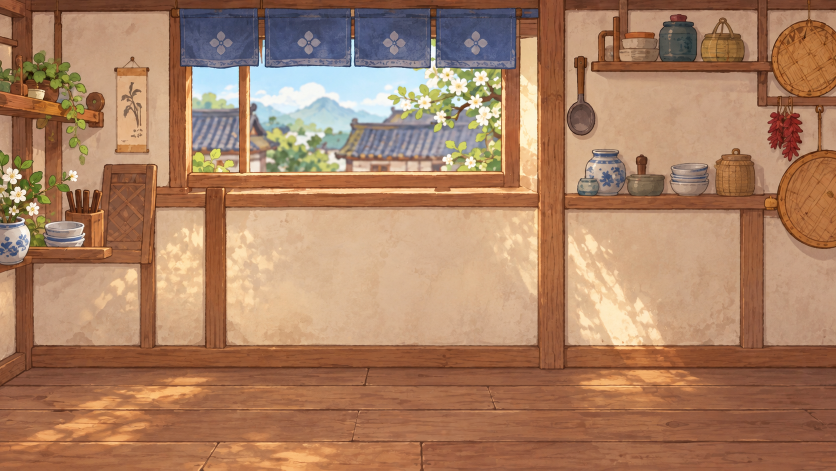
#> input picture 背景.png, 1672 x 941 px (shown at 1/2 size)
$ python style_test.py
#> lines starting #> are read from the running program, lines starting #| are printed output that depends on the picture
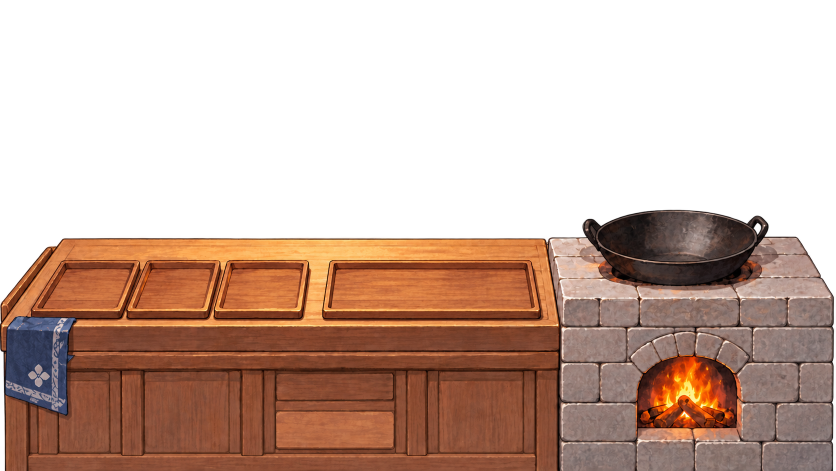
#> input picture 案台 (2).png, 1672 x 941 px (shown at 1/2 size)
#> further down, counter is the input picture: PIL image 1672x941 RGBA; mean R, G, B, A 73.8, 47.3, 34.8, 124.9
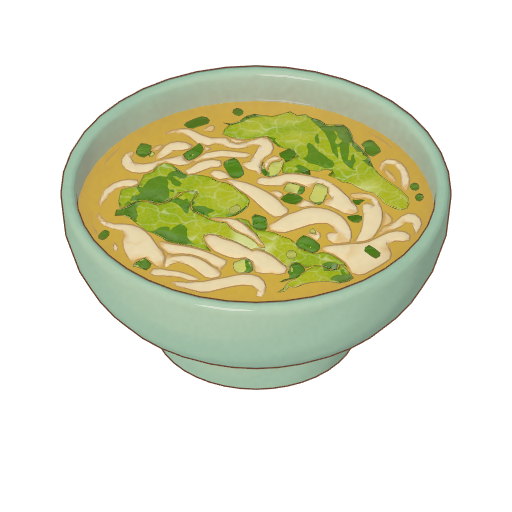
#> input picture Unity/Assets/Resources/Food3D/D02.png, 512 x 512 px
#> in painted_icon, ic is the input picture: PIL image 512x512 RGBA; mean R, G, B, A 64, 65, 43.7, 94.3
### WhiteModel/paint_filter.py
"""Style test B: a painterly (水彩手绘) finish for 三渲二 renders, to bring the 3D hall closer to the
painted kitchen art (背景.png / 案台.png). Screen-space only, so it can become a full-screen effect
in Unity later: the wash drifts a little against the ink, pigment granulates and pools at the edges
of each colour area, the ink softens and warms, dappled light falls across the picture, and it is
all printed on warm paper.

    python paint_filter.py <in.png> <out.png> [--bg #f3e6cc] [--strength 1.0]
RGBA input is composited over the background colour first.
"""
import sys

import numpy as np
from PIL import Image

rng = np.random.default_rng(11)


def box(a, r):
    k = 2 * r + 1
    rest = [(0, 0)] * (a.ndim - 2)
    a = np.pad(a, [(r + 1, r), (0, 0)] + rest, mode='edge').cumsum(0)
    a = (a[k:] - a[:-k]) / k
    a = np.pad(a, [(0, 0), (r + 1, r)] + rest, mode='edge').cumsum(1)
    return (a[:, k:] - a[:, :-k]) / k


def blur(a, sigma):
    r = max(1, round((np.sqrt(4 * sigma * sigma + 1) - 1) / 2))
    for _ in range(3):
        a = box(a, r)
    return a


def noise(h, w, scale, seed):
    g = np.random.default_rng(seed).random((h // scale + 2, w // scale + 2)).astype(np.float32)
    im = Image.fromarray((g * 255).astype(np.uint8)).resize((w + 2 * scale, h + 2 * scale), Image.BICUBIC)
    return np.asarray(im, dtype=np.float32)[scale:scale + h, scale:scale + w] / 255


# [15 lines left out: function paper_only, not called in this run]


def paint(img, bg=(243, 230, 204), strength=1.0):
#> called with bg = (240, 220, 185), strength = 0.55
    im = img.convert('RGBA')
    base = Image.new('RGBA', im.size, bg + (255,))
    base.alpha_composite(im)
    a = np.asarray(base.convert('RGB'), dtype=np.float32) / 255
    h, w, _ = a.shape
#> h = 300; w = 300
    s = strength * max(1.0, w / 1920)
#> s = 0.55

    lum = a @ np.array([0.3, 0.59, 0.11], dtype=np.float32)
    ink = np.clip((0.33 - lum) / 0.12, 0, 1)                      # the dark outline pixels
    ink = np.maximum(ink, 0.0)

    # colour wash: lines painted out, then a soft, slightly wobbling wash
    wash = a.copy()
    fill = blur(a * (1 - ink[..., None]), 2.5 * s) / np.maximum(blur(1 - ink, 2.5 * s), 1e-3)[..., None]
#> the loop in blur, `for _ in range(3):` made 3 passes
#> pass 1, in box, `a = np.pad(a, [(0, 0), (r + 1, r)] + rest, mode='edge').cumsum(1)`:
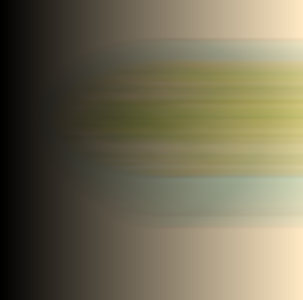
#> a: shape (300, 303, 3) float32; mean of channels 0, 1, 2 128.5, 121.5, 95.7; drawn with min black and max white
#> the loop in blur (call 2), `for _ in range(3):` made 3 passes
#> pass 1, in box (call 4), `a = np.pad(a, [(0, 0), (r + 1, r)] + rest, mode='edge').cumsum(1)`:
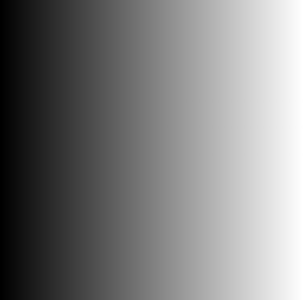
#> a: shape (300, 303) float32; min 1, max 303, mean 152; drawn with min black and max white
    wash = wash * (1 - ink[..., None]) + fill * ink[..., None]
    dx = (noise(h, w, int(90 * s), 1) - 0.5) * 5 * s
    dy = (noise(h, w, int(90 * s), 2) - 0.5) * 5 * s
    yy, xx = np.mgrid[0:h, 0:w].astype(np.float32)
    xi = np.clip((xx + dx).round().astype(int), 0, w - 1)
    yi = np.clip((yy + dy).round().astype(int), 0, h - 1)
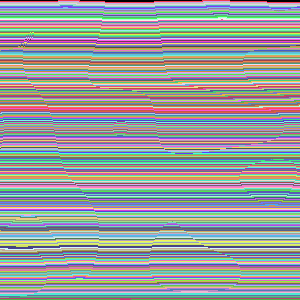
#> yi: shape (300, 300) int64; 300 distinct labels, from 0 to 299; one colour per label, 0 black
    wash = wash[yi, xi]
    wash = blur(wash, 1.2 * s)

    # pigment pools at the edge of each colour area, and granulates
    soft = blur(wash, 6 * s)
#> call 4 of blur, with sigma = 3.3
#> after the loop in blur (call 4), `for _ in range(3):`:
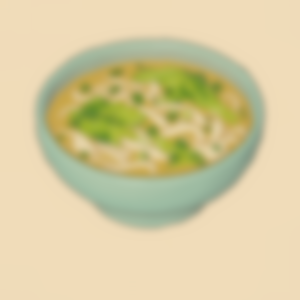
#> a: shape (300, 300, 3) float32; mean of channels 0, 1, 2 0.843, 0.798, 0.629; drawn as R, G, B
    edge = np.clip(np.abs(wash - soft).sum(-1) * 2.2, 0, 1)
    wash = wash * (1 - 0.22 * edge[..., None])
    gran = noise(h, w, max(2, int(3 * s)), 3) * 0.6 + noise(h, w, int(18 * s), 4) * 0.4
#> call 4 of noise, with h = 300, w = 300, scale = 9, seed = 4
#> in noise (call 4), `im = Image.fromarray((g * 255).astype(np.uint8)).resize((w + 2 * scale..`:
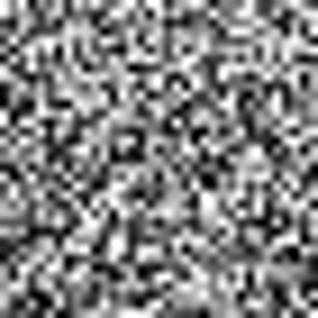
#> im: PIL image 318x318 L; min 0, max 255, mean 130
    wash = wash * (0.93 + 0.1 * gran[..., None])

    # dappled sunlight from the upper left, like the leaf shadows in the painting
    dapple = noise(h, w, int(60 * s), 5)
    dapple = np.clip((dapple - 0.45) * 3, 0, 1)
    ramp = np.clip(1.2 - (xx / w) * 0.7 - (yy / h) * 0.5, 0, 1)
    wash = wash * (1 + 0.1 * (dapple * ramp)[..., None]) + np.array([0.035, 0.02, 0.0]) * (dapple * ramp)[..., None]

    # warm the whole picture a touch, like the kitchen art
    wash = wash * np.array([1.03, 1.0, 0.94])

    # ink: softened, a little broken, warm brown
    ink_soft = np.clip(blur(ink, 0.8 * s) * 1.25, 0, 1) * (0.8 + 0.2 * noise(h, w, int(6 * s), 6))
    ink_col = np.array([0.33, 0.22, 0.15], dtype=np.float32)
    out = wash * (1 - ink_soft[..., None] * 0.9) + ink_col * ink_soft[..., None] * 0.9

    # paper grain over everything
    paper = noise(h, w, 2, 7) * 0.5 + noise(h, w, 7, 8) * 0.5
    out = out * (0.95 + 0.07 * paper[..., None])
    return Image.fromarray((np.clip(out, 0, 1) * 255).astype(np.uint8))


# [11 lines that do not run on import are left out]

### WhiteModel/style_test.py
"""Builds the style comparison sheet for the kitchen screen vs. the hall.

A = 全三渲二: hall toon render + the 3D cooking view (build_cook_view.py).
B = 向手绘靠拢: hall toon render through paint_filter.py + the painted kitchen (背景.png, 案台 (2).png)
    with the food renders, also painted, placed where the game places them.
Writes StyleTest/A_cook.png, B_cook.png, B_hall.png and compare.png.
"""
import os

import numpy as np
from PIL import Image, ImageDraw, ImageFilter, ImageFont

from paint_filter import paint

HERE = os.path.dirname(os.path.abspath(__file__))
ROOT = os.path.dirname(HERE)
OUT = os.path.join(HERE, 'StyleTest')
ICONS = os.path.join(ROOT, 'Unity', 'Assets', 'Resources', 'Food3D')
os.makedirs(OUT, exist_ok=True)
PAPER = (244, 236, 217)


def painted_icon(key, size):
    ic = Image.open(os.path.join(ICONS, key + '.png')).convert('RGBA')
    ic.thumbnail(size, Image.LANCZOS)
    rgb = paint(ic, bg=(240, 220, 185), strength=0.55)
    alpha = ic.split()[3].filter(ImageFilter.GaussianBlur(0.6))
    rgb.putalpha(alpha)
    return rgb


def place(canvas, icon, rect, anchor_bottom=True):
    """rect = (x0, y0, x1, y1) as fractions, y from the bottom (as in CookingScreen.cs)."""
#> called with rect = (0.064, 0.345, 0.16, 0.48), anchor_bottom = True
    W, H = canvas.size
#> W = 1672; H = 941
    x0, y0, x1, y1 = rect
#> x0 = 0.064; y0 = 0.345; x1 = 0.16; y1 = 0.48
    bw, bh = int((x1 - x0) * W), int((y1 - y0) * H)
#> bw = 160; bh = 127
    ic = icon.copy()
    ic.thumbnail((bw, bh), Image.LANCZOS)
    px = int(x0 * W + (bw - ic.width) / 2)
#> px = 123
    py = int((1 - y0) * H - ic.height) if anchor_bottom else int((1 - y1) * H + (bh - ic.height) / 2)
#> py = 489
    canvas.alpha_composite(ic, (px, py))


# ---- B: painted kitchen with painted food
bg = Image.open(os.path.join(ROOT, '背景.png')).convert('RGBA')
counter = Image.open(os.path.join(ROOT, '案台 (2).png')).convert('RGBA')
cook = bg.copy()
cook.alpha_composite(counter)
place(cook, painted_icon('D02', (300, 300)), (0.064, 0.345, 0.16, 0.48))
bx0, by0, bx1, by1 = 0.388, 0.30, 0.652, 0.53
for i, k in enumerate(('flour', 'greens', 'pork')):
    w = (bx1 - bx0) / 3
    place(cook, painted_icon(k, (300, 300)), (bx0 + i * w, by0 + 0.1, bx0 + (i + 1) * w, by1 + 0.02))
#> (the run stopped early here; a loop or call above may not have finished)
